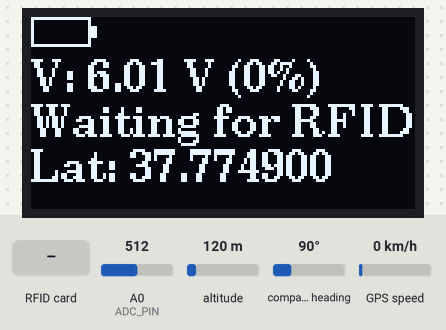
The sketch below on a simulated ESP8266 (NodeMCU). Shown: 128×64 one-colour display. The inputs (shaded band) are chosen by the test bench; at power-on: A0 (ADC_PIN) = 512, altitude 120 m, compass heading 90°, GPS speed 0 km/h. The GPS gets a fix after 3 s at 37.7749, -122.4194 with 8 satellites; what the sketch prints to the serial monitor is not drawn.

Above: at 3.3 s.
3.4 s: RFID card 6A 07 18 B1 held to the reader
At 5.6 s:
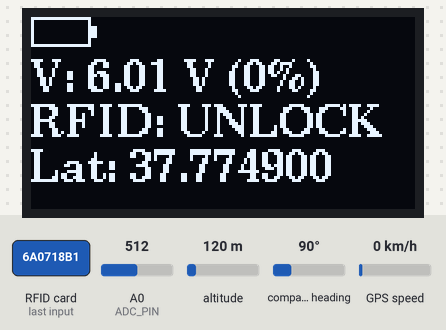
7.3 s: RFID card 5E 7A 19 C4 held to the reader
At 9.3 s:
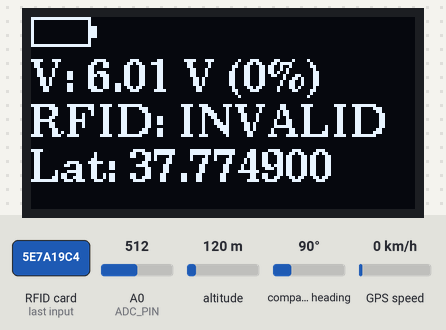
11.0 s: A0 (ADC_PIN) set to 716
At 12.8 s:
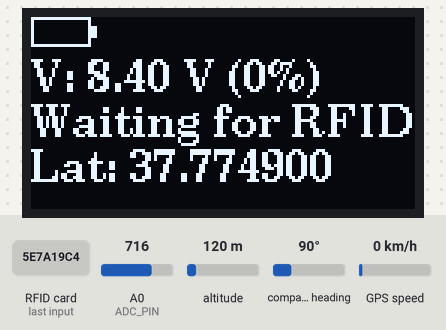
13.1 s: A0 (ADC_PIN) set to 992
At 14.5 s:
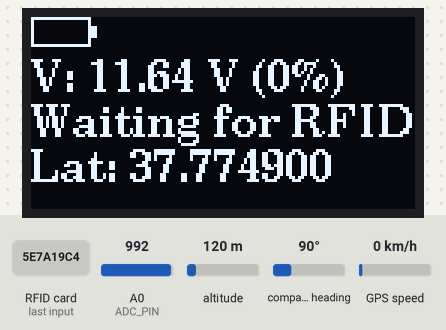
15.2 s: A0 (ADC_PIN) set to 306
At 17.3 s:
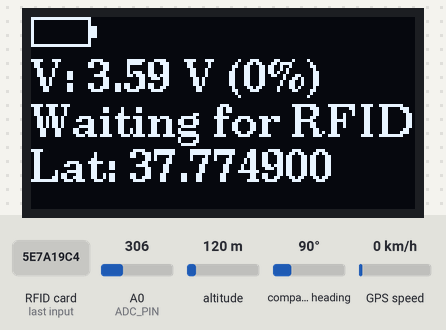
Timing chart, 0 to 18.4 s (numbered marks = the images above; inputs shaded):
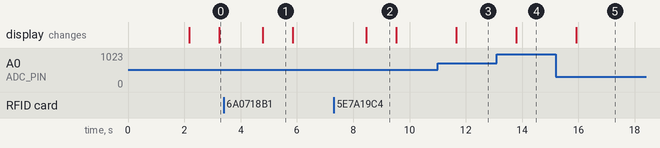

The sketch:

nodemcu.ino
```cpp
#include <SPI.h>
#include <MFRC522.h>
#include <U8g2lib.h>
#include <SoftwareSerial.h>
#include <TinyGPS++.h>

#define RST_PIN D0
#define SS_PIN  D8
#define ADC_PIN A0

SoftwareSerial gpsSerial(D3, D4);
TinyGPSPlus gps;

MFRC522 mfrc522(SS_PIN, RST_PIN);
U8G2_SH1106_128X64_NONAME_F_HW_I2C u8g2(U8G2_R0, U8X8_PIN_NONE);

const float voltageDividerFactor = 12.0;
const float MIN_VOLTAGE = 11.8;
const float MAX_VOLTAGE = 12.6;

const byte validUID[4] = {0x6A, 0x07, 0x18, 0xB1};

String rfidStatus = "Waiting for RFID...";
String gpsStatus  = "GPS: N/A";

void setup() {
  Serial.begin(115200);
  while (!Serial);

  SPI.begin();
  mfrc522.PCD_Init();

  gpsSerial.begin(9600);

  u8g2.begin();
  u8g2.clearBuffer();
  u8g2.setFont(u8g2_font_ncenB10_tr);
  u8g2.drawStr(0, 15, "System Starting...");
  u8g2.sendBuffer();
  delay(2000);
}

void loop() {
  while (gpsSerial.available() > 0) {
    char c = gpsSerial.read();
    gps.encode(c);
  }

  if (gps.location.isUpdated()) {
    char gpsStr[50];
    snprintf(gpsStr, sizeof(gpsStr), "Lat: %.6f", gps.location.lat());
    gpsStatus = String(gpsStr);
    gpsStatus += "\nLng: " + String(gps.location.lng(), 6);
    gpsStatus += "\nSpd: " + String(gps.speed.kmph()) + " km/h";
  }

  int adcValue = analogRead(ADC_PIN);
  float measuredVoltage = (adcValue / 1023.0) * 1.0;
  float batteryVoltage = measuredVoltage * voltageDividerFactor;
  int batteryPercentage = map(batteryVoltage * 100, (int)(MIN_VOLTAGE * 100), (int)(MAX_VOLTAGE * 100), 0, 100);
  batteryPercentage = constrain(batteryPercentage, 0, 100);

  if (mfrc522.PICC_IsNewCardPresent() && mfrc522.PICC_ReadCardSerial()) {
    bool isValid = true;
    if (mfrc522.uid.size != 4) {
      isValid = false;
    } else {
      for (byte i = 0; i < 4; i++) {
        if (mfrc522.uid.uidByte[i] != validUID[i]) {
          isValid = false;
          break;
        }
      }
    }

    if (isValid) {
      rfidStatus = "RFID: UNLOCK";
      Serial.println("RFID: UNLOCK");
      Serial.println("UNLOCK");
    } else {
      rfidStatus = "RFID: INVALID";
      Serial.println("RFID: INVALID");
    }

    mfrc522.PICC_HaltA();
    mfrc522.PCD_StopCrypto1();
    delay(500);
  } else {
    rfidStatus = "Waiting for RFID...";
  }

  u8g2.clearBuffer();
  u8g2.setFont(u8g2_font_ncenB10_tr);
  drawBatteryIcon(batteryPercentage);

  char voltageStr[20];
  snprintf(voltageStr, sizeof(voltageStr), "V: %.2f V (%d%%)", batteryVoltage, batteryPercentage);
  u8g2.drawStr(0, 25, voltageStr);
  u8g2.drawStr(0, 40, rfidStatus.c_str());
  u8g2.drawStr(0, 55, gpsStatus.c_str());

  u8g2.sendBuffer();
  delay(1000);
}

void drawBatteryIcon(int percentage) {
  const int x = 0;
  const int y = 0;
  const int iconWidth = 20;
  const int iconHeight = 10;
  const int terminalWidth = 2;
  const int terminalHeight = 4;

  u8g2.drawFrame(x, y, iconWidth, iconHeight);
  u8g2.drawBox(x + iconWidth, y + (iconHeight - terminalHeight) / 2, terminalWidth, terminalHeight);
  int fillWidth = (percentage * (iconWidth - 2)) / 100;
  u8g2.drawBox(x + 1, y + 1, fillWidth, iconHeight - 2);
}
```

Measured:
- after the input at 3.4 s, the display: changes after 1.4 s (image 1)
- after the input at 7.3 s, the display: changes after 1.2 s (image 2)
- after the input at 11.0 s, the display: changes after 0.65 s (image 3)
- after the input at 13.1 s, the display: changes after 0.68 s (image 4)
- after the input at 15.2 s, the display: changes after 0.72 s (image 5)
- what the display in image 1 shows lasts 1.0 s, from 4.8 s to 5.8 s
